Frame 1 (no input): blank canvas, image omitted
Frame 60 (no input): blank canvas, image omitted
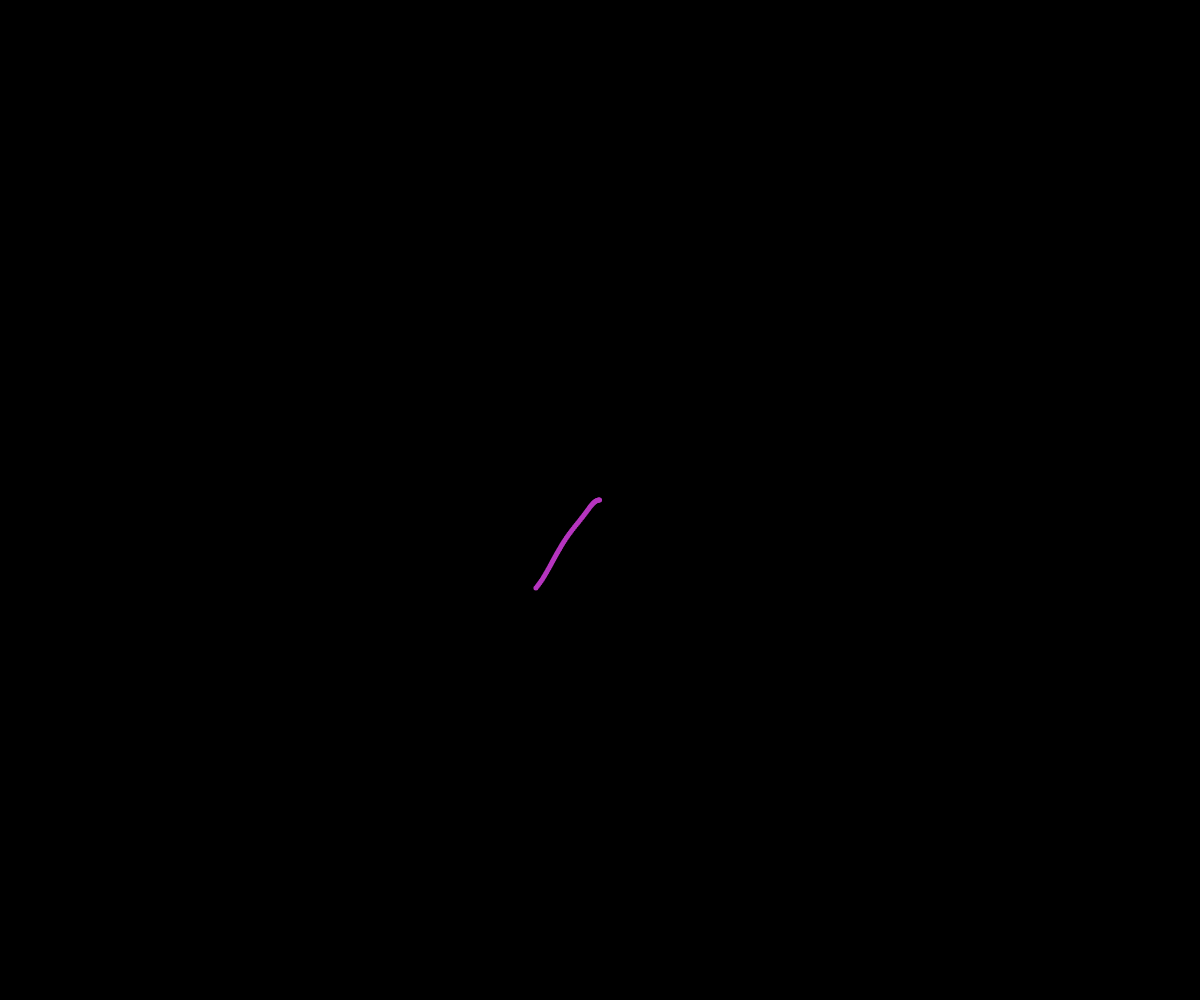
Frame 120 (the mouse pressed at the canvas centre since frame 60)

The p5.js sketch whose frames 1 and 60 were blank and that drew this single picture after the mouse press (run headless with seeded random() and noise() and a simulated clock; from frame 60 on, the mouse is pressed at the canvas centre):

// p5.js sketch
// ── sketch.js
// object object interactions
// Ryder Martin
// 3/25/2026

//globals
let nodes = [];
let reach = 150;

function setup() {
  createCanvas(windowWidth, windowHeight);
  background(0);
}

function draw() {
  //if no deletions, loop by item
  for(let n of nodes){
    n.move();
    n.connect(nodes);
    n.display();
  }
}

function mousePressed(){
  if(mouseButton === "center"){
    for(let i=0; i<50; i++){
      let x = random(-50,50);
      let y = random(-50,50);
      nodes.push(new csNode(mouseX+x, mouseY+y));
    }
  }
  if(mouseButton === "left"){
    let n =new csNode(mouseX, mouseY);
    nodes.push(n);
  }
}

class csNode{
  //1. constructor
  constructor(x,y){
    //properties related to pos/displauy
    this.x = x; this.y = y; this.size = 5;
    this.c = color(random(255), random(255), random(255));

    //propeteries related to movement
    this.xTime = random(100); this.yTime = random(100);
    this.timeShift = 0.01; this.maxSpeed = 5;
  }

  //2.class methods
  display(){
    fill(this.c);
    noStroke();
    circle(this.x, this.y, this.size);
  }

  move(){
    //use perlon noice for x and y movement
    let xSpeed = noise(this.xTime); //0-1
    xSpeed = map(xSpeed,0,1,-this.maxSpeed, this.maxSpeed);
    this.xTime += this.timeShift;

    this.x += xSpeed;
    if(this.x < 0) this.x = width;
    else if (this.x > width) this.x = 0
  
  // do the same thing for y component
  let ySpeed = noise(this.yTime);
  ySpeed = map(ySpeed,0,1,-this.maxSpeed, this.maxSpeed);
  this.yTime += this.timeShift;

  this.y += ySpeed;
  if(this.y <0) this.y = height;
  else if(this.y > height) this.y = 0;
  }

  connect(nodeArray){
    // check if the current point is close to any other points and if so join with a line
    stroke(this.c);
    for(let n of nodeArray){
      //this.x, this.y, n.x, n.y
      if(n != this){ // dont compare to self
        let d = dist(this.x,this.y,n.x,n.y);
        if(d < reach){//the two nodes are close...
          line(this.x,this.y,n.x,n.y);
        }
      }
    }
  }
}
